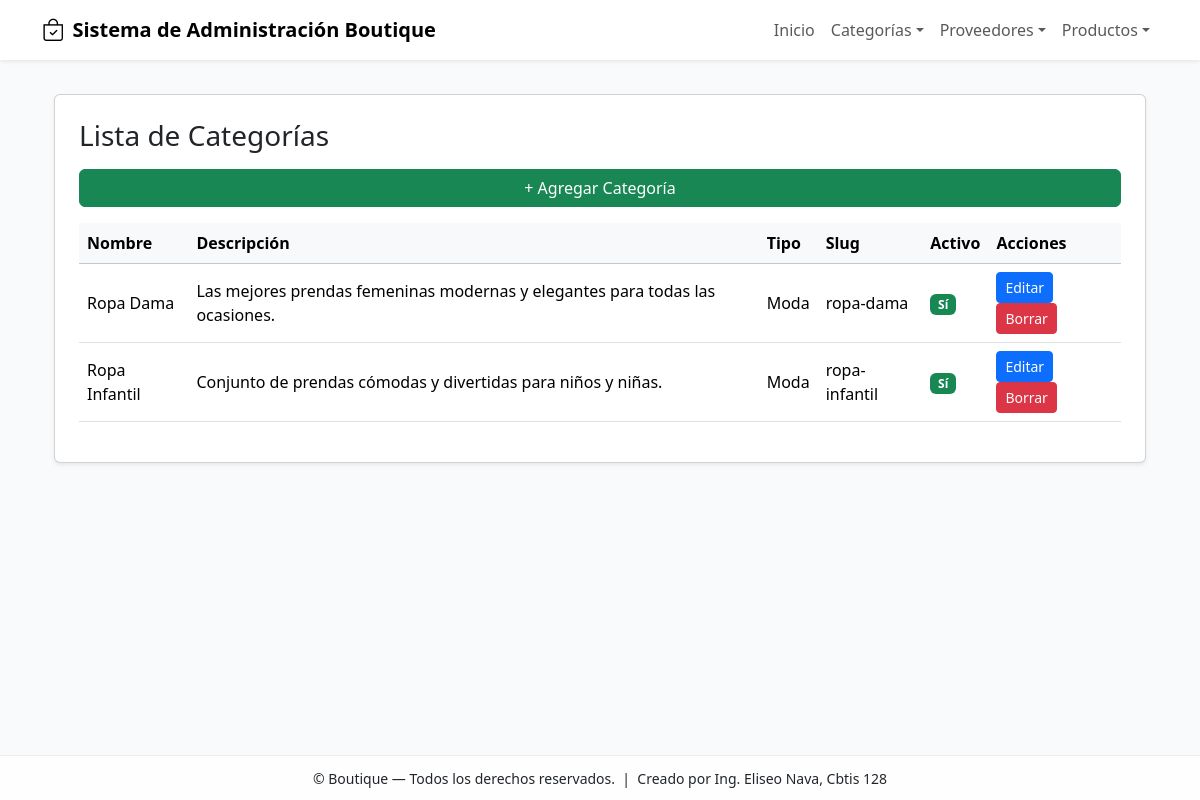
Screenshot of /categoria/ver/ with the database file from the repository.
### app_Boutique/models.py (models this page shows, shortened)
class Categoria(models.Model):
    nombre = models.CharField(max_length=45)
    descripcion = models.TextField()
    fechacreacion = models.DateField(auto_now_add=True)
    activo = models.BooleanField(default=True)
    tipo = models.CharField(max_length=20)
    slug = models.SlugField(max_length=100, unique=True)

### app_Boutique/views.py (the view)
# urls.py: path('categoria/ver/', views.ver_categorias, name='ver_categorias'),
def ver_categorias(request):
    categorias = Categoria.objects.all().order_by('nombre')
    return render(request, 'categoria/ver_categorias.html', {'categorias': categorias})

### app_Boutique/templates/categoria/ver_categorias.html (shortened to what this page needs)
{% extends "base.html" %}
{% block content %}
<div class="container mt-4">
  <div class="card shadow-sm p-4">
    <h3 class="mb-3">Lista de Categorías</h3>
    <a href="{% url 'agregar_categoria' %}" class="btn btn-success mb-3">+ Agregar Categoría</a>
    <table class="table table-hover align-middle">
      <thead class="table-light">
        <tr>
          <th>Nombre</th>
          <th>Descripción</th>
          <th>Tipo</th>
          <th>Slug</th>
          <th>Activo</th>
          <th>Acciones</th>
        </tr>
      </thead>
      <tbody>
        {% for categoria in categorias %}
        <tr>
          <td>{{ categoria.nombre }}</td>
          <td>{{ categoria.descripcion }}</td>
          <td>{{ categoria.tipo }}</td>
          <td>{{ categoria.slug }}</td>
          <td>
            {% if categoria.activo %}
              <span class="badge bg-success">Sí</span>
            {% else %}
              <span class="badge bg-secondary">No</span>
            {% endif %}
          </td>
          <td>
            <a href="{% url 'actualizar_categoria' categoria.id %}" class="btn btn-sm btn-primary">Editar</a>
            <a href="{% url 'borrar_categoria' categoria.id %}" class="btn btn-sm btn-danger">Borrar</a>
          </td>
        </tr>
        {% empty %}
        <tr>
          <td colspan="6" class="text-center text-muted">No hay categorías registradas.</td>
        </tr>
        {% endfor %}
      </tbody>
    </table>
  </div>
</div>
{% endblock %}

### app_Boutique/templates/base.html (shortened to what this page needs)
<!doctype html>
<html lang="es">
  <head>
    <link href="https://cdn.jsdelivr.net/npm/bootstrap@5.3.2/dist/css/bootstrap.min.css" rel="stylesheet">
    <link href="https://cdn.jsdelivr.net/npm/bootstrap-icons@1.11.3/font/bootstrap-icons.css" rel="stylesheet">
  </head>
  <body>
    {% include "navbar.html" %}
    <div class="container my-4">
      {% block content %}{% endblock %}
    </div>
    {% include "footer.html" %}
  </body>
</html>

### app_Boutique/templates/navbar.html (shortened to what this page needs)
<nav class="navbar navbar-expand-lg navbar-light bg-white shadow-sm fixed-top">
  <div class="container">
    <a class="navbar-brand d-flex align-items-center" href="{% url 'inicio_boutique' %}">
      <i class="bi bi-bag-check" style="font-size:1.4rem; margin-right:8px;"></i>
      <strong>Sistema de Administración Boutique</strong>
    </a>
    <div class="collapse navbar-collapse" id="navMain">
      <ul class="navbar-nav ms-auto">
        <li class="nav-item"><a class="nav-link" href="{% url 'inicio_boutique' %}">Inicio</a></li>
        <li class="nav-item dropdown">
          <a class="nav-link dropdown-toggle" href="#" data-bs-toggle="dropdown">Categorías</a>
        </li>
        <li class="nav-item dropdown">
          <a class="nav-link dropdown-toggle" href="#" data-bs-toggle="dropdown">Proveedores</a>
        </li>
        <li class="nav-item dropdown">
          <a class="nav-link dropdown-toggle" href="#" data-bs-toggle="dropdown">Productos</a>
        </li>
      </ul>
    </div>
  </div>
</nav>

### app_Boutique/templates/footer.html
<footer class="fixed-footer text-center">
  <div class="container">
    <small>
      &copy; {{ now|date:"Y" }} Boutique — Todos los derechos reservados.
      &nbsp;|&nbsp; Creado por Ing. Eliseo Nava, Cbtis 128
    </small>
  </div>
</footer>

### app_Boutique/templates/base.html (style rules this page uses)
body { padding-top: 70px; background-color: #f8fafc; }
footer.fixed-footer { position: fixed; left:0; bottom:0; width:100%; background:#ffffffcc; padding:10px 0; border-top:1px solid #eee; }

### rows the page displays
Categoria: nombre "Ropa Dama", descripcion "Las mejores prendas femeninas modernas y elegantes para todas las ocasiones.", tipo "Moda", slug "ropa-dama", activo "Sí"
Categoria: nombre "Ropa Infantil", descripcion "Conjunto de prendas cómodas y divertidas para niños y niñas.", tipo "Moda", slug "ropa-infantil", activo "Sí"
